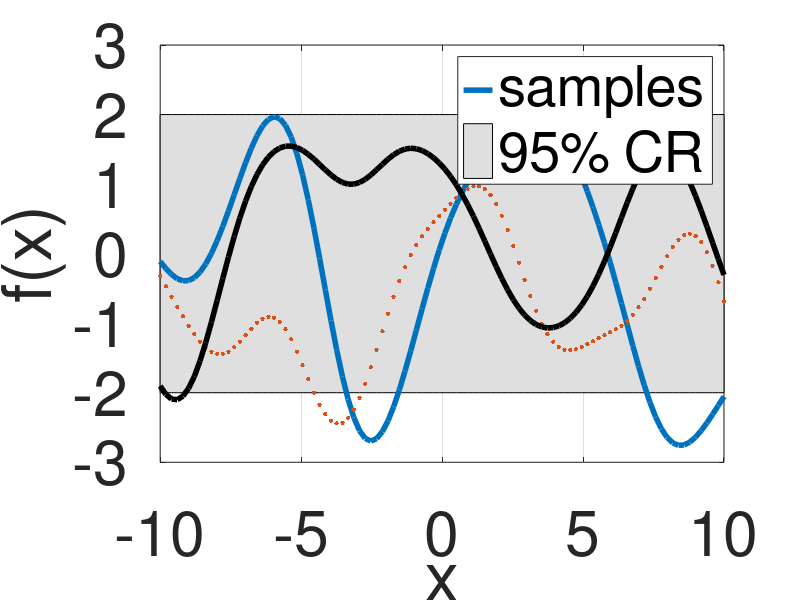

Here is the MATLAB script that generated this plot:
% Demo for drawing samples from a Gaussian Process with RBF
% 
% K = gamma * exp(- |x1-x2|/(l^2))
% Copyright Zhidi Lin 

clc; clear; close all

% lengthscale 
l = 2.5;                                         

% gamma = 1
gamma = 1;                                    

% points where the function will be evaluated 
x = linspace(-10,10,100)';                        

% Mean of GP (0 here)
m = zeros(size(x));                           

% Generate all the possible pairs of points
[covd1,covd2] = meshgrid(x,x);                   

% compute the covariance function 
cov = gamma * exp(-(covd1 - covd2).^2 ./ l.^2);   

N = 3;                                             % # of samples want to draw
% C = linspecer(N);                                % set color
% C = ["-ok","-sk","-^k"];
C = ["-.k","-.k","-.k", "-.k", "-.k"];
% mc = {'w','k',[90 90 90]/255};

%% plot confidence zone
figure;
s1 = diag(cov);
f = [m+2*sqrt(s1); flip(m-2*sqrt(s1),1)]; 
h0 = fill([x; flip(x,1)], f, [7 7 7]/8); hold on;

% Cholesky decomposition of covariance matrix
K = chol(cov + 1e-12 * eye(size(cov)), 'lower');  

for ii = 1:N
    %  generate independent random numbers from standard normal distribution.
    uids = randn(size(m));                   
    
    %  sample from existing
    f = m +  K * uids;        
    
    h(ii) = plot(x,f, C(ii),'linewidth',4, 'MarkerSize', 10, 'MarkerFaceColor', 'k'); hold on;
    if ii == N
        hold off;
    end
end

axis([-10 10 -3 3])
xlabel('x')
ylabel('f(x)')
legend1 = legend([h(1), h0], 'samples', '95% CR'); %,'sample 2','sample 3');
set(gca,'FontSize',45)
grid on;
